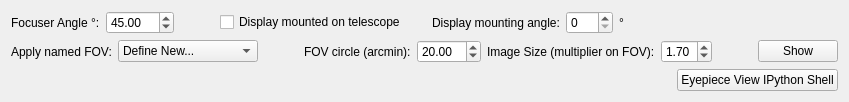
        <widget class="QWidget" name="tab">
         <attribute name="title">
          <string>Eyepiece View</string>
         </attribute>
         <layout class="QVBoxLayout" name="verticalLayout">
          <item>
           <layout class="QHBoxLayout" name="horizontalLayout_18">
            <item>
             <widget class="QLabel" name="label_57">
              <property name="text">
               <string>Focuser Angle °:</string>
              </property>
             </widget>
            </item>
            <item>
             <widget class="QDoubleSpinBox" name="focuserAngleSpinBox">
              <property name="minimum">
               <double>-180.000000000000000</double>
              </property>
              <property name="maximum">
               <double>180.000000000000000</double>
              </property>
              <property name="value">
               <double>45.000000000000000</double>
              </property>
             </widget>
            </item>
            <item>
             <spacer name="horizontalSpacer_23">
              <property name="orientation">
               <enum>Qt::Horizontal</enum>
              </property>
              <property name="sizeType">
               <enum>QSizePolicy::Preferred</enum>
              </property>
              <property name="sizeHint" stdset="0">
               <size>
                <width>40</width>
                <height>20</height>
               </size>
              </property>
             </spacer>
            </item>
            <item>
             <widget class="QCheckBox" name="eyepieceViewportOnScopeCheckBox">
              <property name="text">
               <string>Display mounted on telescope</string>
              </property>
             </widget>
            </item>
            <item>
             <spacer name="horizontalSpacer_24">
              <property name="orientation">
               <enum>Qt::Horizontal</enum>
              </property>
              <property name="sizeType">
               <enum>QSizePolicy::Preferred</enum>
              </property>
              <property name="sizeHint" stdset="0">
               <size>
                <width>20</width>
                <height>20</height>
               </size>
              </property>
             </spacer>
            </item>
            <item>
             <widget class="QLabel" name="label_36">
              <property name="text">
               <string>Display mounting angle:</string>
              </property>
             </widget>
            </item>
            <item>
             <widget class="QSpinBox" name="eyepieceViewportAngleSpinBox">
              <property name="maximum">
               <number>360</number>
              </property>
              <property name="singleStep">
               <number>90</number>
              </property>
             </widget>
            </item>
            <item>
             <widget class="QLabel" name="label_53">
              <property name="text">
               <string>°</string>
              </property>
             </widget>
            </item>
            <item>
             <spacer name="horizontalSpacer_19">
              <property name="orientation">
               <enum>Qt::Horizontal</enum>
              </property>
              <property name="sizeHint" stdset="0">
               <size>
                <width>40</width>
                <height>20</height>
               </size>
              </property>
             </spacer>
            </item>
           </layout>
          </item>
          <item>
           <layout class="QHBoxLayout" name="horizontalLayout_19">
            <item>
             <widget class="QLabel" name="label_60">
              <property name="text">
               <string>Apply named FOV:</string>
              </property>
             </widget>
            </item>
            <item>
             <widget class="QComboBox" name="namedFovComboBox">
              <property name="minimumSize">
               <size>
                <width>140</width>
                <height>0</height>
               </size>
              </property>
              <item>
               <property name="text">
                <string>Define New...</string>
               </property>
              </item>
             </widget>
            </item>
            <item>
             <spacer name="horizontalSpacer_22">
              <property name="orientation">
               <enum>Qt::Horizontal</enum>
              </property>
              <property name="sizeType">
               <enum>QSizePolicy::Preferred</enum>
              </property>
              <property name="sizeHint" stdset="0">
               <size>
                <width>40</width>
                <height>20</height>
               </size>
              </property>
             </spacer>
            </item>
            <item>
             <widget class="QLabel" name="label_58">
              <property name="text">
               <string>FOV circle (arcmin):</string>
              </property>
             </widget>
            </item>
            <item>
             <widget class="QDoubleSpinBox" name="fovSpinBox">
              <property name="maximum">
               <double>180.000000000000000</double>
              </property>
              <property name="singleStep">
               <double>5.000000000000000</double>
              </property>
              <property name="value">
               <double>20.000000000000000</double>
              </property>
             </widget>
            </item>
            <item>
             <widget class="QLabel" name="label_59">
              <property name="text">
               <string>Image Size (multiplier on FOV):</string>
              </property>
             </widget>
            </item>
            <item>
             <widget class="QDoubleSpinBox" name="imageSizeSpinBox">
              <property name="minimum">
               <double>0.500000000000000</double>
              </property>
              <property name="maximum">
               <double>4.000000000000000</double>
              </property>
              <property name="value">
               <double>1.700000000000000</double>
              </property>
             </widget>
            </item>
            <item>
             <spacer name="horizontalSpacer_21">
              <property name="orientation">
               <enum>Qt::Horizontal</enum>
              </property>
              <property name="sizeHint" stdset="0">
               <size>
                <width>40</width>
                <height>20</height>
               </size>
              </property>
             </spacer>
            </item>
            <item>
             <widget class="QPushButton" name="showEyepieceViewButton">
              <property name="text">
               <string>Show</string>
              </property>
             </widget>
            </item>
           </layout>
          </item>
          <item>
           <layout class="QHBoxLayout" name="horizontalLayout_23">
            <item>
             <spacer name="verticalSpacer_2">
              <property name="minimumSize">
               <size>
                <width>140</width>
                <height>0</height>
               </size>
              </property>
              <property name="orientation">
               <enum>Qt::Vertical</enum>
              </property>
              <property name="sizeHint" stdset="0">
               <size>
                <width>20</width>
                <height>40</height>
               </size>
              </property>
             </spacer>
            </item>
           </layout>
          </item>
          <item>
           <layout class="QHBoxLayout" name="horizontalLayout_22">
            <item>
             <spacer name="horizontalSpacer_20">
              <property name="orientation">
               <enum>Qt::Horizontal</enum>
              </property>
              <property name="sizeHint" stdset="0">
               <size>
                <width>40</width>
                <height>20</height>
               </size>
              </property>
             </spacer>
            </item>
            <item>
             <widget class="QPushButton" name="eyepieceViewDebugButton">
              <property name="sizePolicy">
               <sizepolicy hsizetype="Maximum" vsizetype="Fixed">
                <horstretch>0</horstretch>
                <verstretch>0</verstretch>
               </sizepolicy>
              </property>
              <property name="text">
               <string>Eyepiece View IPython Shell</string>
              </property>
             </widget>
            </item>
           </layout>
          </item>
         </layout>
        </widget>
